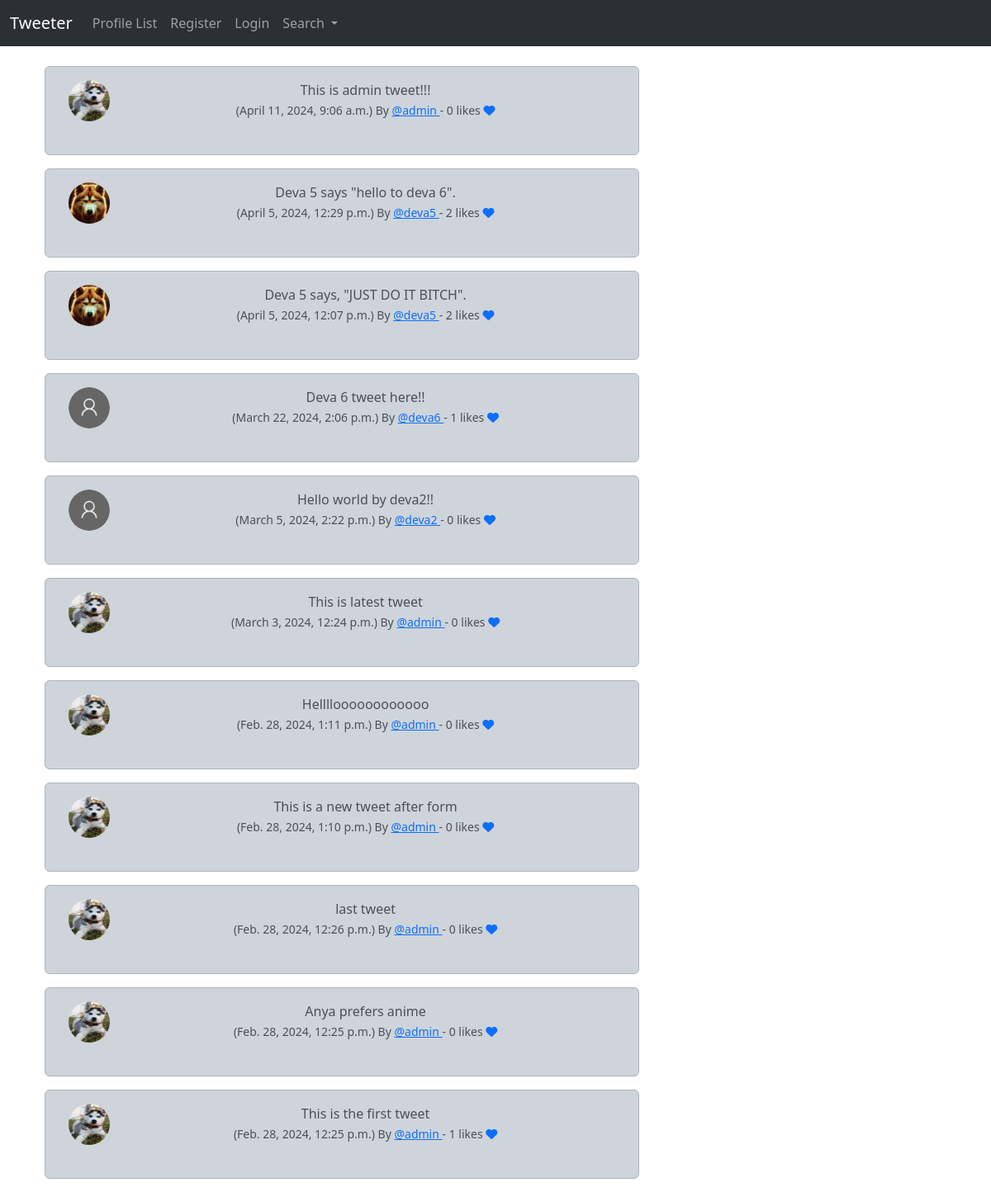
Before: / with the older database file.
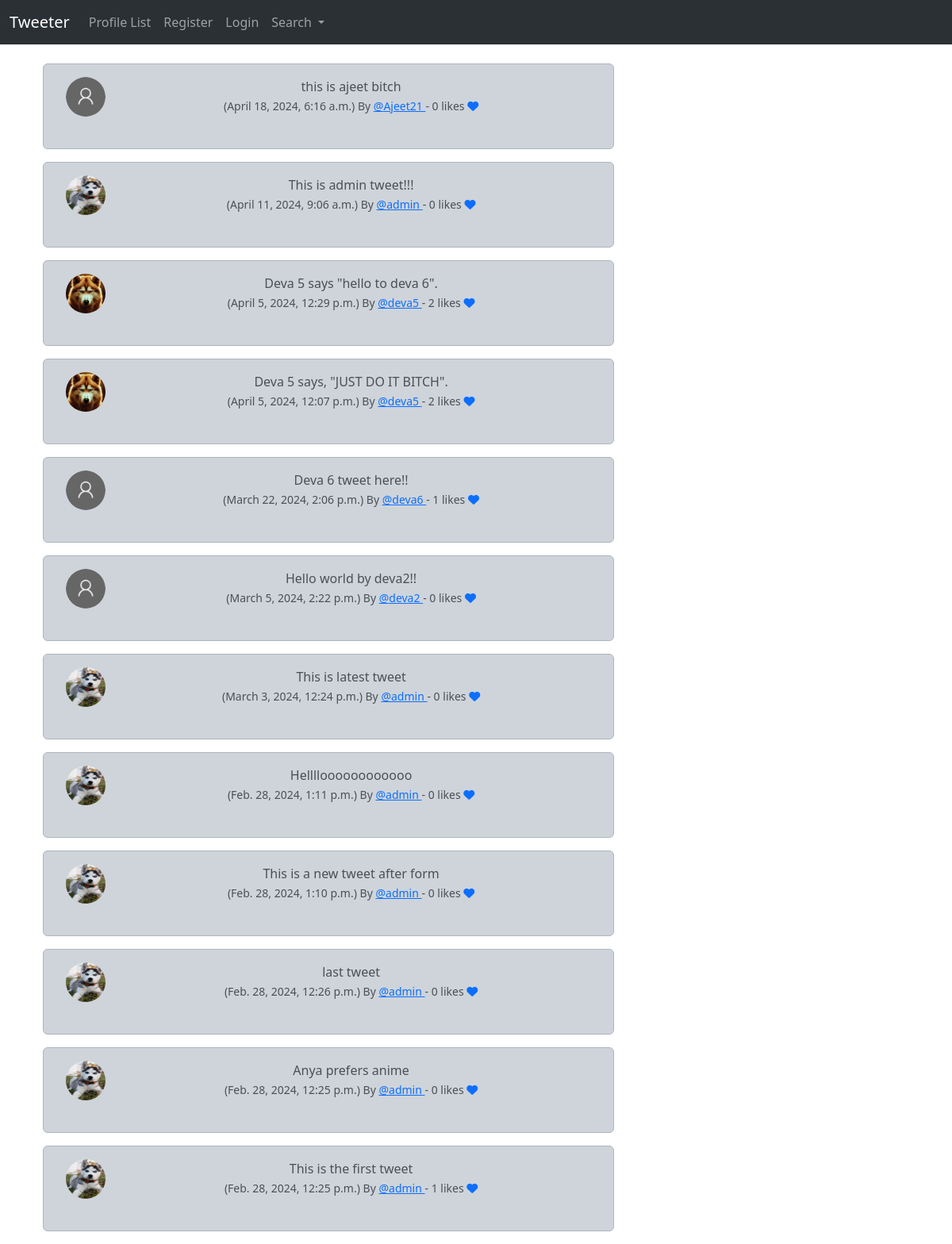
After: the same page with the newer database file.
### musker/models.py (models this page shows, shortened)
class Tweet(models.Model):
    user = models.ForeignKey(User, on_delete=models.DO_NOTHING, related_name="tweets")
    body = models.CharField(max_length=280)
    created_at = models.DateTimeField(auto_now_add=True)
    likes = models.ManyToManyField(User,blank=True)
    def number_of_likes(self):
        return self.likes.count()

class Profile(models.Model):
    user = models.OneToOneField(User, on_delete=models.CASCADE)
    follows = models.ManyToManyField(
        "self", related_name="followed_by", symmetrical=False, blank=True
    )
    profile_image = models.ImageField(null=True,blank=True,upload_to='images/')
    date_modified = models.DateTimeField(User, auto_now=True, auto_now_add=False)
    profile_bio = models.CharField(null=True,blank=True, max_length=100)
    portfolio_link = models.CharField(null=True,blank=True, max_length=100)
    facebook_link = models.CharField(null=True,blank=True, max_length=100)
    twitter_link = models.CharField(null=True,blank=True, max_length=100)
    instagram_link = models.CharField(null=True,blank=True, max_length=100)
    linkedin_link = models.CharField(null=True,blank=True, max_length=100)

### musker/views.py (the view)
# urls.py: path('',views.home,name='home'),
def home(request):
    if request.user.is_authenticated:
        form = TweetForm(request.POST or None)
        if request.method == "POST":
            if form.is_valid():
                tweet = form.save(commit=False)
                tweet.user = request.user
                tweet.save()
                messages.success(request,"Tweet uploaded successfully")
                return redirect("home")
        tweets = Tweet.objects.all().order_by("-created_at")
        return render(request,'index.html',{"tweets":tweets,"form":form})
    else:
        tweets = Tweet.objects.all().order_by("-created_at")
        return render(request,'index.html',{"tweets":tweets})

### templates/index.html (shortened to what this page needs)
{% extends "base.html" %}
{% load static %}
{% block container %}
    <div class="container text-center">
        <div class="row">
            <div class="col-8">
                {% for tweet in tweets %}
                <div class="alert alert-dark" role="alert">
                    <div class="container">
                        <div class="row">
                            <div class="col-1">
                                {% if tweet.user.profile.profile_image %}
                                    <img src="{{tweet.user.profile.profile_image.url}}" width="50" height="50" class="rounded-circle"  alt="{{my_profile.user.username}}">
                                {% else %}
                                    <img src="{% static 'images/user_img.png' %}" width="50" height="50" class="rounded-circle"  alt="{{tweet.user.user.username}}">
                                {% endif %}
                            </div>
                            <div class="col-11">
                                {{tweet.body}} <br>
                                <small>
                                    ({{tweet.created_at}}) By <a href="{% url 'profile' tweet.user.id %}"> @{{tweet.user.username}} </a> - {{tweet.number_of_likes}} likes
                                    {% if user in tweet.likes.all %}
                                        <a href="{% url 'tweet_likes' tweet.id%}">
                                            <i class="fa fa-heart-o"></i>
                                        </a>
                                    {% else %}
                                        <a href="{% url 'tweet_likes' tweet.id%}">
                                            <i class="fa-solid fa-heart"></i>
                                        </a>
                                    {% endif %}
                                </small>
                            </div><br><br>
                        </div>
                    </div> <br />
                </div>
                {% endfor %}
            </div>
        </div>
{% endblock container %}

Changed rows visible on the page:
added Tweet: body "this is ajeet bitch", created_at "April 18, 2024, 6:16 a.m.", user.username "Ajeet21", number_of_likes "0"
